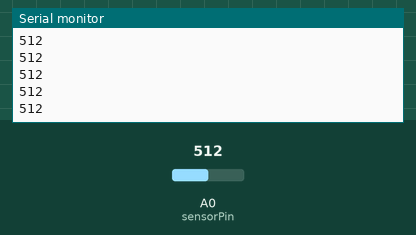
A sketch run on a simulated Arduino Uno, built with avr-gcc and run on an emulated ATmega328P. Parts: the last lines printed to the serial monitor. Inputs (shaded band) come from the test bench; at power-on: A0 (sensorPin) = 512.

Above: at 1.2 s.
1.3 s: A0 (sensorPin) set to 716
At 1.31 s:
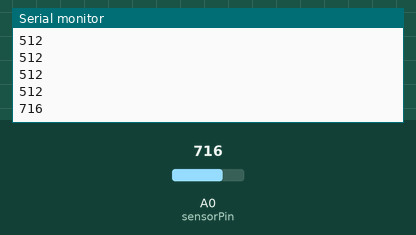
2.8 s: A0 (sensorPin) set to 900
At 2.81 s:
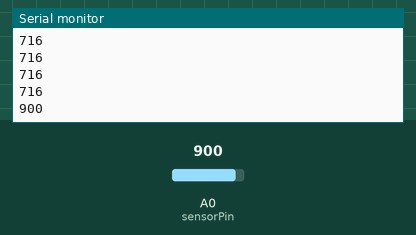
Timing chart, 0 to 5.8 s (numbered marks = the images above; inputs shaded):
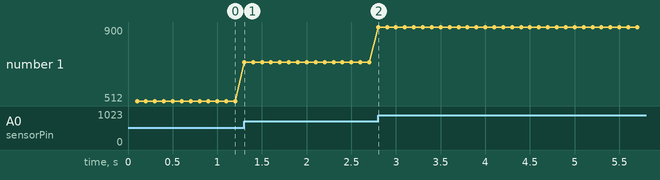

Measured:
- after the input at 1.3 s, the serial monitor: prints a new line at once (image 1)
- after the input at 2.8 s, the serial monitor: prints a new line at once (image 2)
- plotted number 1: 512 → 716 after the input at 1.3 s, 716 → 900 after the input at 2.8 s

The sketch:

punch_simple_velostat.ino
```cpp
// This code tests how the punches are detected by the velostat
// Wiring:
// - (-) side of the velostat [to] side 1 of resistor (1.6 KΩ, brow/blue/red))
// - side 1 of the resistor [to] A0
// - side 2 of the resistor [to] GND
// - (+) side of the velostat [to] 3.3V

const int sensorPin = A0;
int sensorValue = 0;
unsigned long previousMillis = 0;
const long sensorInterval = 100;

void setup() {
  Serial.begin(9600);
  pinMode(sensorPin, INPUT);
}

void loop() {
  unsigned long currentMillis = millis();

  if (currentMillis - previousMillis >= sensorInterval) {
    previousMillis = currentMillis;
    sensorValue = analogRead(sensorPin);
    Serial.println(sensorValue);
  }
}
```
